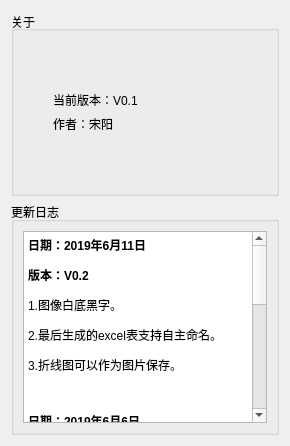
<?xml version="1.0" encoding="UTF-8"?>
<ui version="4.0">
 <class>Dialog</class>
 <widget class="QDialog" name="Dialog">
  <property name="windowModality">
   <enum>Qt::NonModal</enum>
  </property>
  <property name="geometry">
   <rect>
    <x>0</x>
    <y>0</y>
    <width>290</width>
    <height>446</height>
   </rect>
  </property>
  <property name="sizePolicy">
   <sizepolicy hsizetype="Preferred" vsizetype="Preferred">
    <horstretch>0</horstretch>
    <verstretch>0</verstretch>
   </sizepolicy>
  </property>
  <property name="minimumSize">
   <size>
    <width>290</width>
    <height>446</height>
   </size>
  </property>
  <property name="maximumSize">
   <size>
    <width>290</width>
    <height>446</height>
   </size>
  </property>
  <property name="focusPolicy">
   <enum>Qt::NoFocus</enum>
  </property>
  <property name="windowTitle">
   <string>更新日志</string>
  </property>
  <property name="sizeGripEnabled">
   <bool>false</bool>
  </property>
  <property name="modal">
   <bool>false</bool>
  </property>
  <layout class="QVBoxLayout" name="verticalLayout" stretch="1,0">
   <item>
    <widget class="QGroupBox" name="groupBox">
     <property name="title">
      <string>关于</string>
     </property>
     <property name="alignment">
      <set>Qt::AlignLeading|Qt::AlignLeft|Qt::AlignVCenter</set>
     </property>
     <layout class="QVBoxLayout" name="verticalLayout_2">
      <item>
       <spacer name="verticalSpacer_2">
        <property name="orientation">
         <enum>Qt::Vertical</enum>
        </property>
        <property name="sizeHint" stdset="0">
         <size>
          <width>20</width>
          <height>40</height>
         </size>
        </property>
       </spacer>
      </item>
      <item>
       <widget class="QLabel" name="label">
        <property name="enabled">
         <bool>true</bool>
        </property>
        <property name="sizePolicy">
         <sizepolicy hsizetype="MinimumExpanding" vsizetype="Fixed">
          <horstretch>0</horstretch>
          <verstretch>0</verstretch>
         </sizepolicy>
        </property>
        <property name="cursor">
         <cursorShape>ArrowCursor</cursorShape>
        </property>
        <property name="layoutDirection">
         <enum>Qt::LeftToRight</enum>
        </property>
        <property name="text">
         <string>当前版本：V0.1</string>
        </property>
        <property name="alignment">
         <set>Qt::AlignLeading|Qt::AlignLeft|Qt::AlignVCenter</set>
        </property>
        <property name="margin">
         <number>0</number>
        </property>
        <property name="indent">
         <number>30</number>
        </property>
       </widget>
      </item>
      <item>
       <widget class="QLabel" name="label_2">
        <property name="sizePolicy">
         <sizepolicy hsizetype="Preferred" vsizetype="Fixed">
          <horstretch>0</horstretch>
          <verstretch>0</verstretch>
         </sizepolicy>
        </property>
        <property name="text">
         <string>作者：宋阳</string>
        </property>
        <property name="indent">
         <number>30</number>
        </property>
       </widget>
      </item>
      <item>
       <spacer name="verticalSpacer">
        <property name="orientation">
         <enum>Qt::Vertical</enum>
        </property>
        <property name="sizeHint" stdset="0">
         <size>
          <width>20</width>
          <height>40</height>
         </size>
        </property>
       </spacer>
      </item>
     </layout>
    </widget>
   </item>
   <item>
    <widget class="QGroupBox" name="groupBox_2">
     <property name="title">
      <string>更新日志</string>
     </property>
     <layout class="QVBoxLayout" name="verticalLayout_3">
      <item>
       <widget class="QTextBrowser" name="textBrowser">
        <property name="html">
         <string>&lt;!DOCTYPE HTML PUBLIC &quot;-//W3C//DTD HTML 4.0//EN&quot; &quot;http://www.w3.org/TR/REC-html40/strict.dtd&quot;&gt;
&lt;html&gt;&lt;head&gt;&lt;meta name=&quot;qrichtext&quot; content=&quot;1&quot; /&gt;&lt;style type=&quot;text/css&quot;&gt;
p, li { white-space: pre-wrap; }
&lt;/style&gt;&lt;/head&gt;&lt;body style=&quot; font-family:'SimSun'; font-size:9pt; font-weight:400; font-style:normal;&quot;&gt;
&lt;p style=&quot; margin-top:12px; margin-bottom:12px; margin-left:0px; margin-right:0px; -qt-block-indent:0; text-indent:0px;&quot;&gt;&lt;span style=&quot; font-weight:600;&quot;&gt;日期：2019年6月11日 &lt;/span&gt;&lt;/p&gt;
&lt;p style=&quot; margin-top:12px; margin-bottom:12px; margin-left:0px; margin-right:0px; -qt-block-indent:0; text-indent:0px;&quot;&gt;&lt;span style=&quot; font-weight:600;&quot;&gt;版本：V0.2&lt;/span&gt;&lt;/p&gt;
&lt;p style=&quot; margin-top:12px; margin-bottom:12px; margin-left:0px; margin-right:0px; -qt-block-indent:0; text-indent:0px;&quot;&gt;1.图像白底黑字。&lt;/p&gt;
&lt;p style=&quot; margin-top:12px; margin-bottom:12px; margin-left:0px; margin-right:0px; -qt-block-indent:0; text-indent:0px;&quot;&gt;2.最后生成的excel表支持自主命名。&lt;/p&gt;
&lt;p style=&quot; margin-top:12px; margin-bottom:12px; margin-left:0px; margin-right:0px; -qt-block-indent:0; text-indent:0px;&quot;&gt;3.折线图可以作为图片保存。&lt;/p&gt;
&lt;p style=&quot;-qt-paragraph-type:empty; margin-top:12px; margin-bottom:12px; margin-left:0px; margin-right:0px; -qt-block-indent:0; text-indent:0px;&quot;&gt;&lt;br /&gt;&lt;/p&gt;
&lt;p style=&quot; margin-top:12px; margin-bottom:12px; margin-left:0px; margin-right:0px; -qt-block-indent:0; text-indent:0px;&quot;&gt;&lt;span style=&quot; font-weight:600;&quot;&gt;日期：2019年6月6日 &lt;/span&gt;&lt;/p&gt;
&lt;p style=&quot; margin-top:12px; margin-bottom:12px; margin-left:0px; margin-right:0px; -qt-block-indent:0; text-indent:0px;&quot;&gt;&lt;span style=&quot; font-weight:600;&quot;&gt;版本：V0.1&lt;/span&gt;&lt;/p&gt;
&lt;p style=&quot; margin-top:12px; margin-bottom:12px; margin-left:0px; margin-right:0px; -qt-block-indent:0; text-indent:0px;&quot;&gt;&lt;span style=&quot; font-family:'宋体';&quot;&gt;1.通过按钮设置串口的开闭，控制数据的采集。&lt;/span&gt;&lt;/p&gt;
&lt;p style=&quot; margin-top:12px; margin-bottom:12px; margin-left:0px; margin-right:0px; -qt-block-indent:0; text-indent:0px;&quot;&gt;&lt;span style=&quot; font-family:'宋体';&quot;&gt;2.串口采集的到三组数据力，气压和位移，两两实时绘图。例如，通过串口采集到的力和气压的值，实时绘制力-气压曲线，直到本次测试结束。&lt;/span&gt;&lt;/p&gt;
&lt;p style=&quot; margin-top:12px; margin-bottom:12px; margin-left:0px; margin-right:0px; -qt-block-indent:0; text-indent:0px;&quot;&gt;&lt;span style=&quot; font-family:'宋体';&quot;&gt;3.串口采集数据的速度比较快，平均2.5ms采集一个数，绘制曲线过程中如果有卡顿，可以选择没间隔几个点绘图。&lt;/span&gt;&lt;/p&gt;
&lt;p style=&quot; margin-top:12px; margin-bottom:12px; margin-left:0px; margin-right:0px; -qt-block-indent:0; text-indent:0px;&quot;&gt;&lt;span style=&quot; font-family:'宋体';&quot;&gt;4.绘图的同时，将采集的数据保存在excel中（excel中的数据是完整数据）&lt;/span&gt;&lt;/p&gt;
&lt;p style=&quot; margin-top:12px; margin-bottom:12px; margin-left:0px; margin-right:0px; -qt-block-indent:0; text-indent:0px;&quot;&gt;&lt;span style=&quot; font-family:'宋体';&quot;&gt;5.采集过程中，可以随时暂停查看图形，查看完毕以后继续显示图形。 &lt;/span&gt;&lt;/p&gt;&lt;/body&gt;&lt;/html&gt;</string>
        </property>
       </widget>
      </item>
     </layout>
    </widget>
   </item>
  </layout>
 </widget>
 <resources/>
 <connections/>
</ui>
